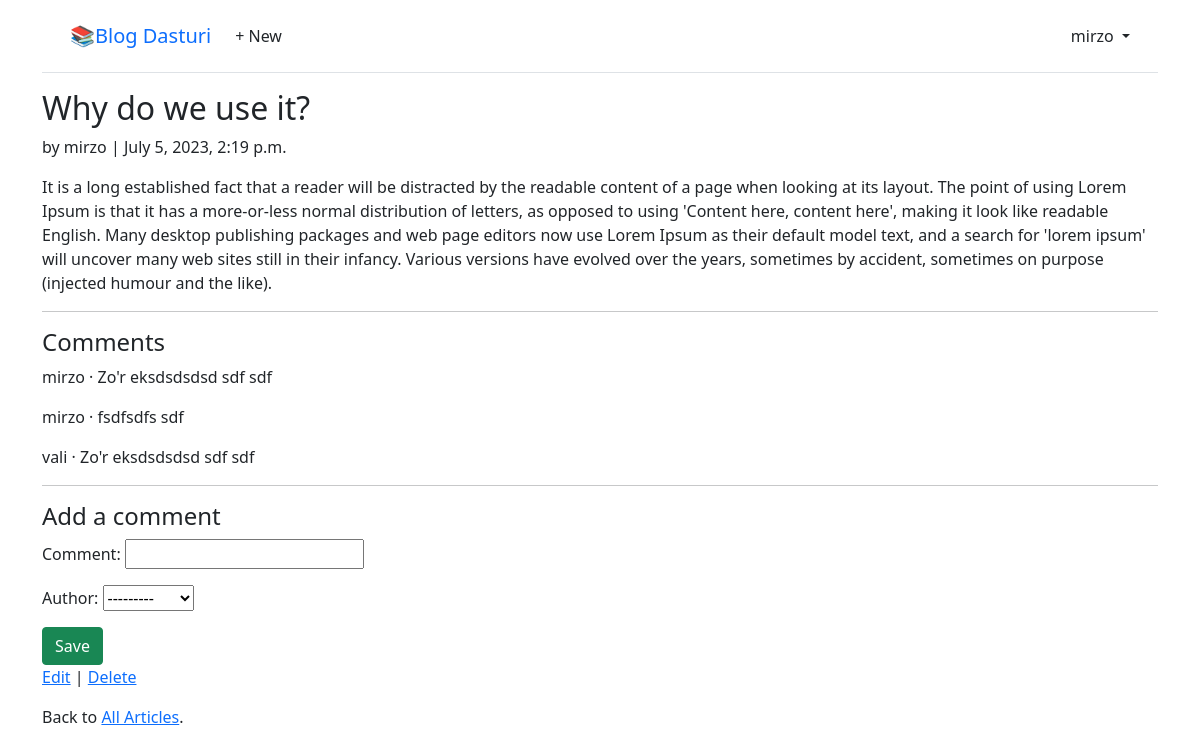
The page /articles/2/ (signed in) on the database its author committed.
### accounts/models.py (models this page shows)
class CustomUser(AbstractUser):
    age = models.PositiveIntegerField(null=True, blank=True)

### articles/models.py (models this page shows, shortened)
class Article(models.Model):
    title = models.CharField(max_length=255)
    body = models.TextField()
    date = models.DateTimeField(auto_now_add=True)
    author = models.ForeignKey(
        settings.AUTH_USER_MODEL,
        on_delete=models.CASCADE,
    )

class Comment(models.Model):  # new
    article = models.ForeignKey(Article, on_delete=models.CASCADE)
    comment = models.CharField(max_length=140)
    author = models.ForeignKey(
        settings.AUTH_USER_MODEL,
        on_delete=models.CASCADE,
    )
    def __str__(self):
        return self.comment

### articles/views.py (the view, shortened to what this page needs)
# urls.py: path("<int:pk>/", ArticleDetailView.as_view(), name="article_detail"),
class ArticleDetailView(LoginRequiredMixin, View):  # new
    def get(self, request, *args, **kwargs):
        view = CommentGet.as_view()
        return view(request, *args, **kwargs)

### articles/forms.py
class CommentForm(forms.ModelForm):
    class Meta:
        model = Comment
        fields = ("comment", "author")

### articles/views.py (called while the page is built)
    def get_context_data(self, **kwargs):
        context = super().get_context_data(**kwargs)
        context["form"] = CommentForm()
        return context

### templates/article_detail.html (shortened to what this page needs)
{% extends "base.html" %}
{% block content %}
    <div class="article-entry">
        <h2>{{ object.title }}</h2>
        <p>by {{ object.author }} | {{ object.date }}</p>
        <p>{{ object.body }}</p>
    </div>
    <hr>
    <h4>Comments</h4>
    {% for comment in article.comment_set.all %}<p>{{ comment.author }} &middot; {{ comment }}</p>{% endfor %}
    <hr>
    <h4>Add a comment</h4>
    <form action="" method="post">
        {{ form.as_p }}
        <button class="btn btn-success ml-2" type="submit">Save</button>
    </form>
    <p>
        <a href="{% url 'article_edit' article.pk %}">Edit</a> |
        <a href="{% url 'article_delete' article.pk %}">Delete</a>
    </p>
    <p>
        Back to <a href="{% url 'article_list' %}">All Articles</a>.
    </p>
{% endblock content %}

### templates/base.html (shortened to what this page needs)
<!DOCTYPE html>
<html>
<head>
  <link href="https://cdn.jsdelivr.net/npm/bootstrap@5.1.3/dist/css/bootstrap.min.css" rel="stylesheet"
>
</head>
<body>
  <div class="container">
    <header class="p-3 mb-3 border-bottom">
      <div class="container">
        <div class="d-flex flex-wrap align-items-center justify-content-center
          justify-content-lg-start">
          <a class="navbar-brand" href="{% url 'home' %}">📚Blog Dasturi</a>
          <ul class="nav col-12 col-lg-auto me-lg-auto mb-2 justify-content-center
            mb-md-0">
            {% if user.is_authenticated %}
            <li><a href="{% url 'article_new' %}" class="nav-link px-2 link-dark">+ New</a></li>
          </ul>
          <div class="dropdown text-end">
            <a href="#" class="d-block link-dark text-decoration-none dropdown-toggle" id="dropdownUser1"
              data-bs-toggle="dropdown" aria-expanded="false">
              {{ user.username }}
            </a>
          </div>
          {% else %}
          <div class="text-end">
            <a href="{% url 'login' %}" class="btn btn-outline-primary me-2">Log
              In</a>
            <a href="{% url 'signup' %}" class="btn btn-primary">Sign Up</a>
          </div>
          {% endif %}
        </div>
      </div>
    </header>
    <main>
      {% block content %}
      {% endblock content %}
    </main>
  </div>
</body>
</html>

### rows shown on the page
CustomUser: username "mirzo"
Article: title "Why do we use it?", author "mirzo", date "July 5, 2023, 2:19 p.m.", body "It is a long established fact that a reader will be distracted by the readable content of a page when looking at its layout. The point of using Lorem Ipsum is that it has a more-or-less normal distribution of letters, as opposed to using 'Content here, content here', making it look like readable English. Many desktop publishing packages and web page editors now use Lorem Ipsum as their default model text, and a search for 'lorem ipsum' will uncover many web sites still in their infancy. Various versions have evolved over the years, sometimes by accident, sometimes on purpose (injected humour and the like)."
Comment: author "mirzo", comment "Zo'r eksdsdsdsd sdf sdf"
Comment: author "mirzo", comment "fsdfsdfs sdf"
Comment: author "vali", comment "Zo'r eksdsdsdsd sdf sdf"
